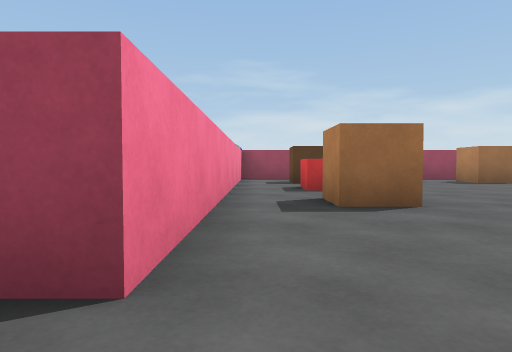
View 1 (above)

24 first-person views from a walk through a scene from a Unity 3-D project. The camera is 0.51 m above the floor, tilts 2° down and sees 75° across. The floor is counted in squares, 1 m on a side. Each view is taken from the middle of a square. On the plan, view 1 faces up. The plan holds only what a view shows up to about 9 squares ahead; the rest is blank. The player character is not drawn. Some surface patterns are stand-ins.

View 2
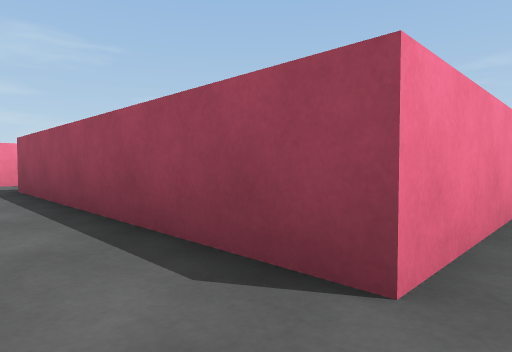

View 3
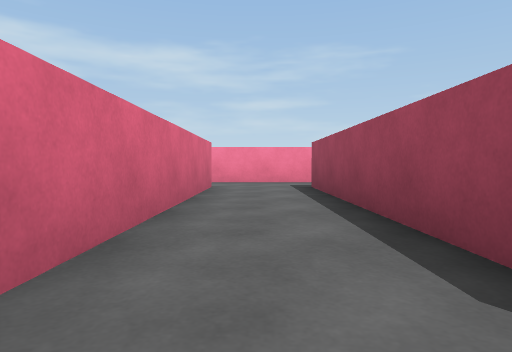

View 4
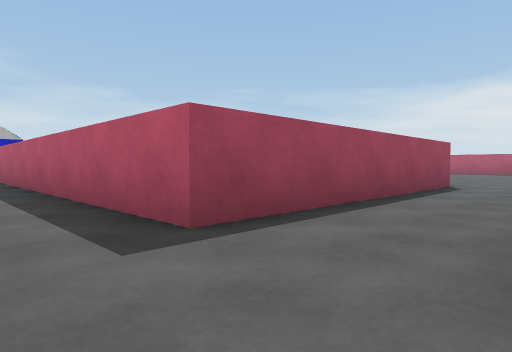

View 5
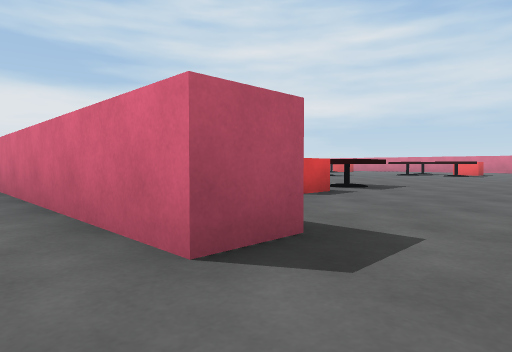

View 6
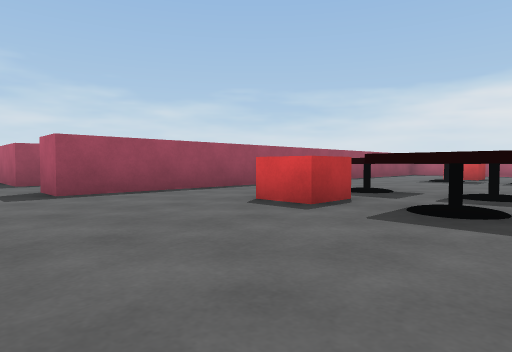

View 7
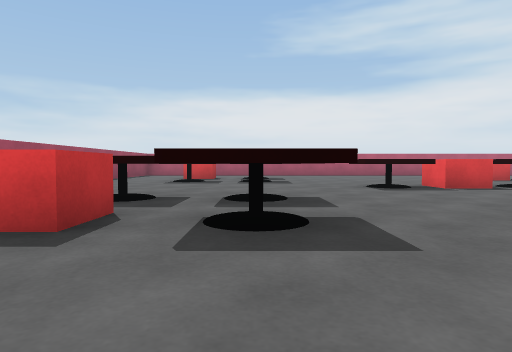

View 8
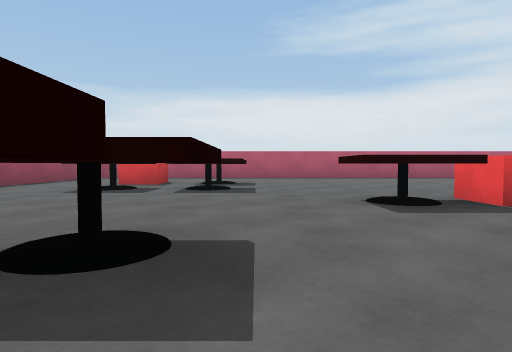

View 9
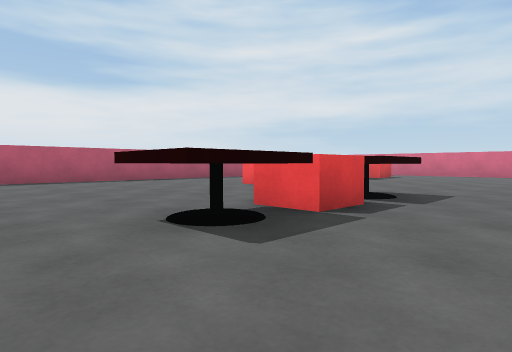

View 10
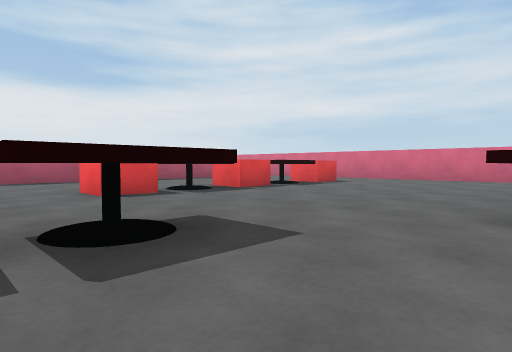

View 11
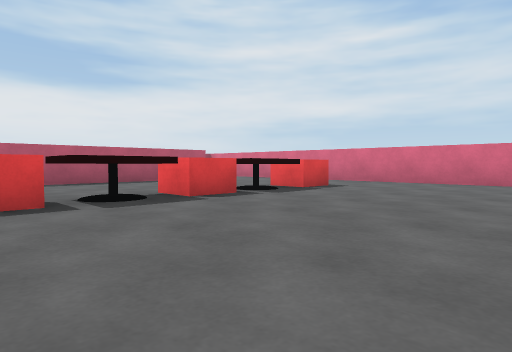

View 12
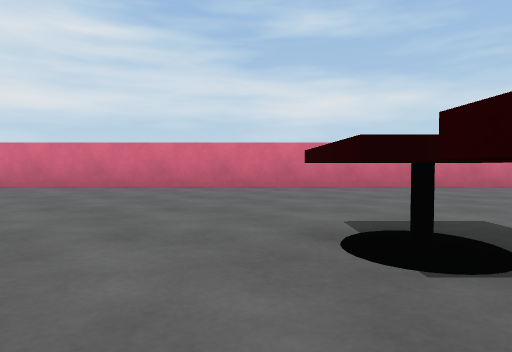

View 13
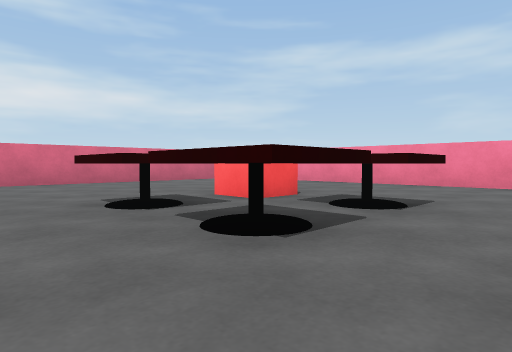

View 14
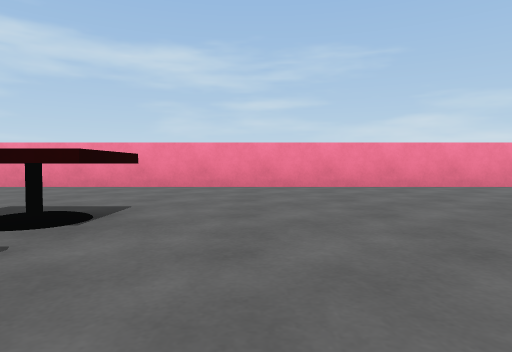

View 15
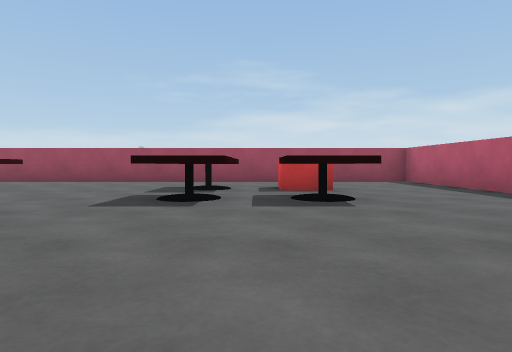

View 16
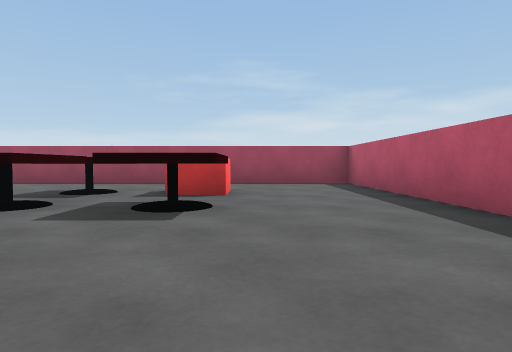

View 17
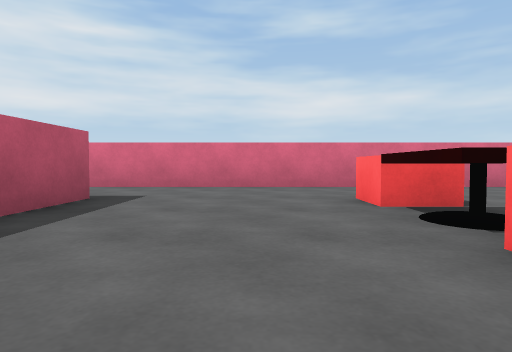

View 18
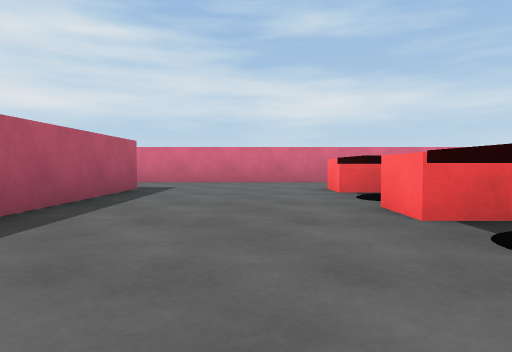

View 19
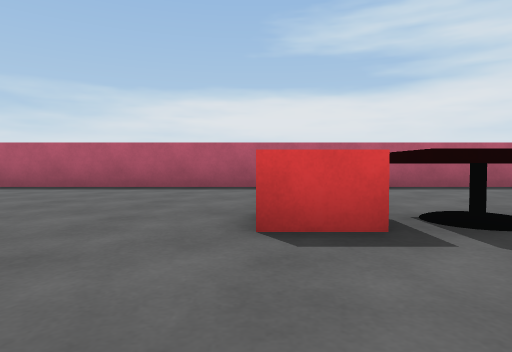

View 20
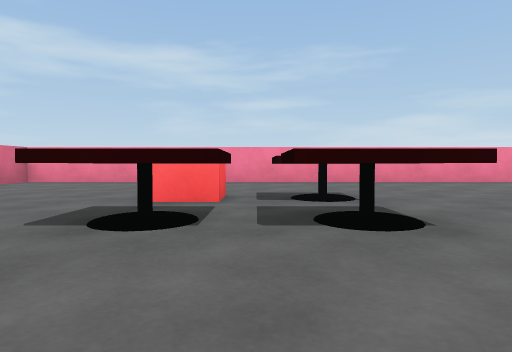

View 21
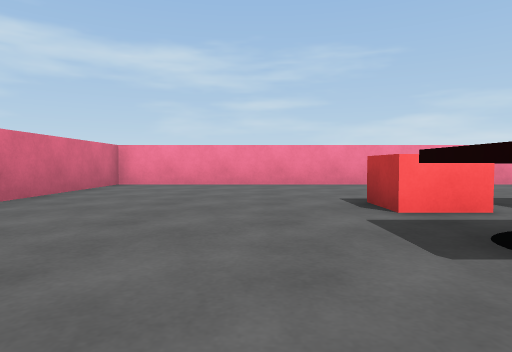

View 22
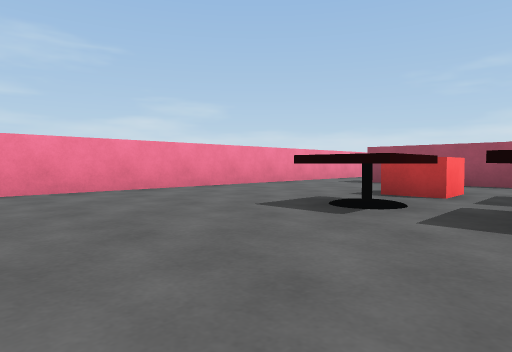

View 23
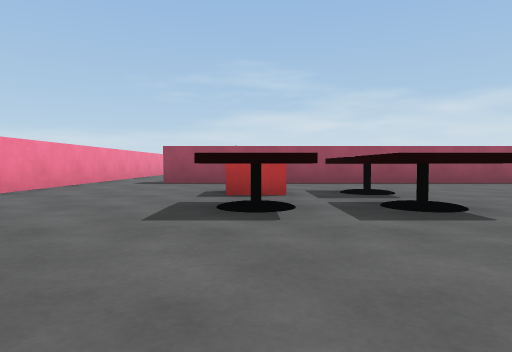

View 24
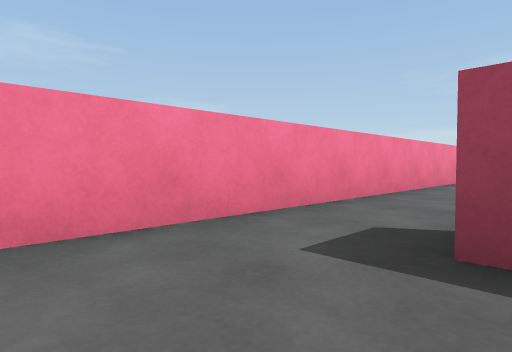

### Floor plan
Points are (right, up) in squares from view 1. A wall is a line through its corners. A room is listed if a view was taken in it or the views show most of it. See-through windows are left out.
Room 1 (views 1, 2, 3, 4, 5)
walls: (-9.5, 6.1) (-9.5, -2.6); (-0.5, 1.3) (-7.5, 1.3) (-7.5, 10.2); (-7.5, -2) (-7.5, -1) (-1.2, -1)
ways out: opening at (-8.5, -1.5) to room 2; opening at (-0.5, 0.5)
Room 2 (views 6, 7, 8, 9, 10, 11, 12, 13, 14, 15, 16, 17, 18, 19, 20, 21, 22, 23, 24)
walls: (7.5, -21) (7.5, -2) (-7.5, -2); (-9.5, -2.6) (-9.5, -23.5) (8.8, -23.5)
ways out: opening at (-8.5, -1.5) to room 1; opening at (8, -22.5)
objects: other object (-5, -18); table (-5, -16); table (-5, -7); other object (-5, -5); table (-3, -18); table (-3, -16); table (-3, -7); table (-3, -5); table (-1, -13) to (0, -13); other object (-1, -12) to (0, -12); table (-1, -11) to (0, -10); table (2, -7); table (2, -5); other object (3, -21) to (3, -20); table (3, -19); other object (3, -18) to (3, -17); table (3, -16); other object (3, -15) to (3, -14); table (4, -7); other object (4, -5)

Positions as (right, up) in squares from view 1, and headings:
1: (0, 0), facing up
2: (0, 0), facing up-left
3: (0, 0), facing left
4: (-9, -1), facing up-right
5: (-9, 0), facing down-right
6: (-9, -8), facing up-right
7: (-8, -7), facing right
8: (-5, -8), facing right
9: (-3, -8), facing down-right
10: (-3, -12), facing down-right
11: (-2, -14), facing down-right
12: (-2, -16), facing down
13: (-1, -14), facing down-left
14: (-2, -14), facing left
15: (3, -12), facing up
16: (5, -11), facing up
17: (5, -16), facing down
18: (5, -14), facing down
19: (0, -14), facing right
20: (0, -17), facing left
21: (-1, -20), facing left
22: (-3, -11), facing up-left
23: (-5, -11), facing up
24: (-7, -4), facing up-left
